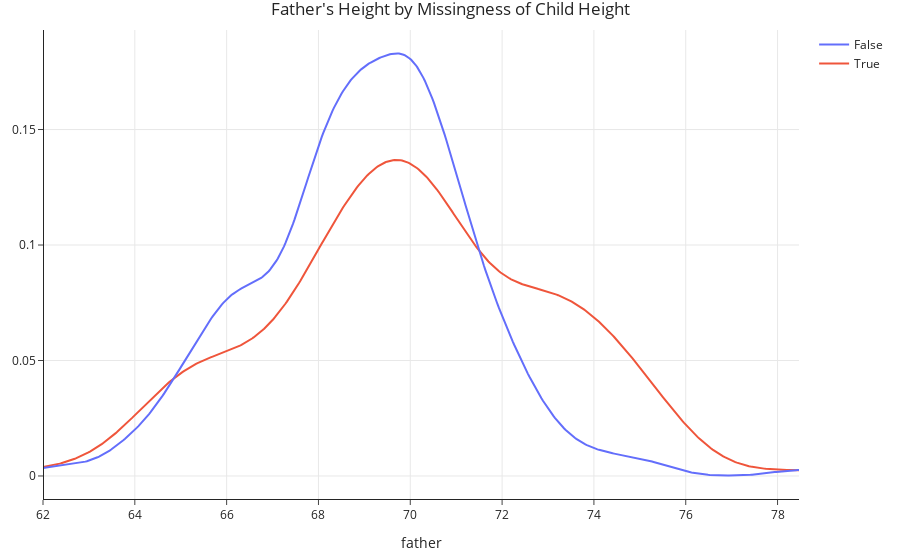

Notebook code for this chart:
### Markdown cell above
### Comparing null and non-null `'child'` distributions for `'father'`, again

### Code cell
util.create_kde_plotly(heights_mar, 'child_missing', True, False, 'father', 
                       "Father's Height by Missingness of Child Height")

### Figure 1 — Plotly figure (JSON) as saved in the notebook; plotly's stock layout.template omitted (floating-point values rounded to 4 significant figures; data arrays with more than 128 entries replaced by an {"elided": "..."} marker saying what was removed)
{"data": [{"legendgroup": "True", "marker": {"color": "#ef553b"}, "mode": "lines", "name": "True", "showlegend": true, "type": "scatter", "x": {"elided": "500 float values"}, "xaxis": "x", "y": {"elided": "500 float values"}, "yaxis": "y"}, {"legendgroup": "False", "marker": {"color": "#636efb"}, "mode": "lines", "name": "False", "showlegend": true, "type": "scatter", "x": {"elided": "500 float values"}, "xaxis": "x", "y": {"elided": "500 float values"}, "yaxis": "y"}], "layout": {"barmode": "overlay", "hovermode": "closest", "legend": {"traceorder": "reversed"}, "title": {"text": "Father's Height by Missingness of Child Height"}, "xaxis": {"anchor": "y2", "domain": [0, 1], "title": {"text": "father"}, "zeroline": false}, "yaxis": {"anchor": "free", "domain": [0, 1], "position": 0}}}
